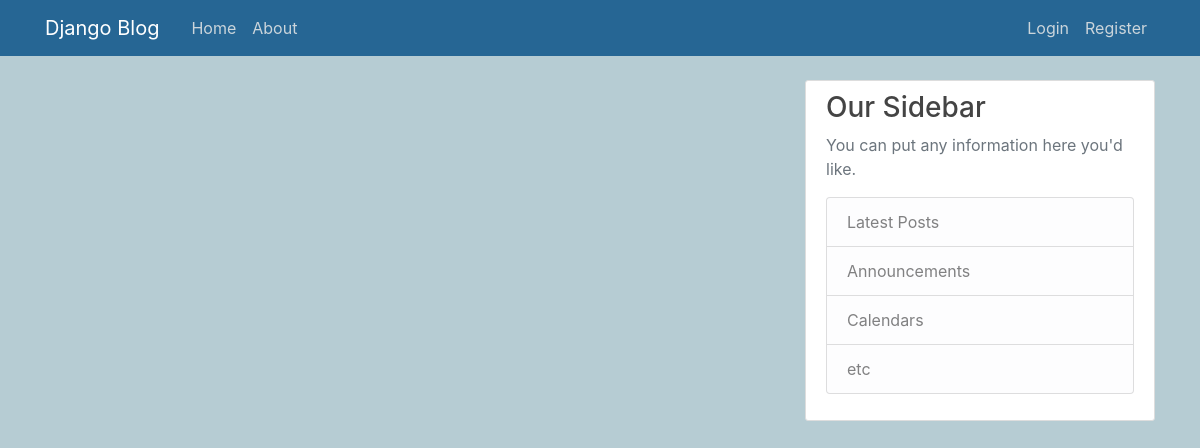
The app's page /, older data.
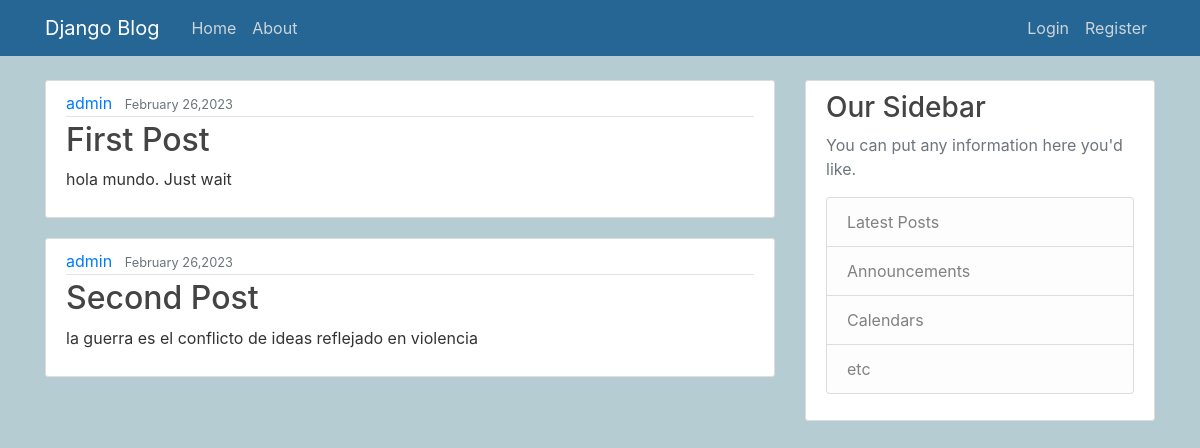
The same page, newer data.
### blog_app/models.py (models this page shows, shortened)
class Post(models.Model):
    title = models.CharField(max_length=200)
    content = models.TextField()
    date_posted = models.DateTimeField(default=timezone.now)
    author = models.ForeignKey(User, on_delete=models.CASCADE)

### blog_app/views.py (the view)
# urls.py: path('',views.home, name='blog_app-home'),
def home(request):
    context = {
        'posts': Post.objects.all()
    }
    return render(request, 'blog_app/index.html', context)

### blog_app/templates/blog_app/index.html
{% extends 'blog_app/layout.html' %}
{% load static %}
{% block content %}
{% for post in posts %}
    <article class="media content-section">
        <div class="media-body">
            <div class="article-metadata">
                <a class="mr-2" href="#">{{ post.author }}</a>
                <small class="text-muted">{{ post.date_posted|date:"F d,Y" }}</small>
            </div>
            <h2><a class="article-title" href="#">{{ post.title }}</a></h2>
            <p class="article-content">{{ post.content }}</p>
        </div>
    </article>
{% endfor %}
{% endblock content %}

### blog_app/templates/blog_app/layout.html (shortened to what this page needs)
{% load static %}
<!DOCTYPE html>
<html>
    <head>
        <link rel="stylesheet" href="https://stackpath.bootstrapcdn.com/bootstrap/4.1.3/css/bootstrap.min.css">
        <link rel="stylesheet" type="text/css" href="{% static 'css/main.css' %}">
    </head>
    <body>
        <header class="site-header">
            <nav class="navbar navbar-expand-md navbar-dark bg-steel fixed-top">
                <div class="container">
                    <a class="navbar-brand mr-4" href="/">Django Blog</a>
                    <div class="collapse navbar-collapse" id="navbarToggle">
                        <div class="navbar-nav mr-auto">
                            <a class="nav-item nav-link" href="#">Home</a>
                            <a class="nav-item nav-link" href="#">About</a>
                        </div>
                        <div class="navbar-nav">
                            {% if user.is_authenticated %}
                            <a class="nav-item nav-link" href="#">Profile</a>
                            <a class="nav-item nav-link" href="{% url 'user_app-logout' %}">Logout</a>
                            {% else %}
                                <a class="nav-item nav-link" href="#">Login</a>
                                <a class="nav-item nav-link" href="#">Register</a>
                            {% endif %}
                        </div>
                    </div>
                </div>
            </nav>
        </header>
        <main role="main" class="container">
            <div class="row">
                <div class="col-md-8">
                {% block content %}{% endblock %}
                </div>
                <div class="col-md-4">
                <div class="content-section">
                    <h3>Our Sidebar</h3>
                    <p class='text-muted'>You can put any information here you'd like.
                    <ul class="list-group">
                        <li class="list-group-item list-group-item-light">Latest Posts</li>
                        <li class="list-group-item list-group-item-light">Announcements</li>
                        <li class="list-group-item list-group-item-light">Calendars</li>
                        <li class="list-group-item list-group-item-light">etc</li>
                    </ul>
                    </p>
                </div>
                </div>
            </div>
        </main>
    </body>
</html>

### static/css/main.css (style rules this page uses)
body { background: #b6ccd3; color: #333333; margin-top: 5rem; }
h1, h2, h3, h4, h5, h6 { color: #444444; }
ul { margin: 0; }
.bg-steel { background-color: #266694; }
.site-header .navbar-nav .nav-link { color: #cbd5db; }
.content-section { background: #ffffff; padding: 10px 20px; border: 1px solid #dddddd; border-radius: 3px; margin-bottom: 20px; }
.article-title { color: #444444; }
.article-content { white-space: pre-line; }
.article-metadata { padding-bottom: 1px; margin-bottom: 4px; border-bottom: 1px solid #e3e3e3 }
h1, h2, h3, h4, h5, h6, { font-family: 'Raleway', sans-serif; }
a, { color: #4b5156 }

Row changes from the older to the newer data that the page shows:
added Post: author "admin", date_posted "February 26,2023", title "First Post", content "hola mundo. Just wait"
added Post: author "admin", date_posted "February 26,2023", title "Second Post", content "la guerra es el conflicto de ideas reflejado en violencia"
